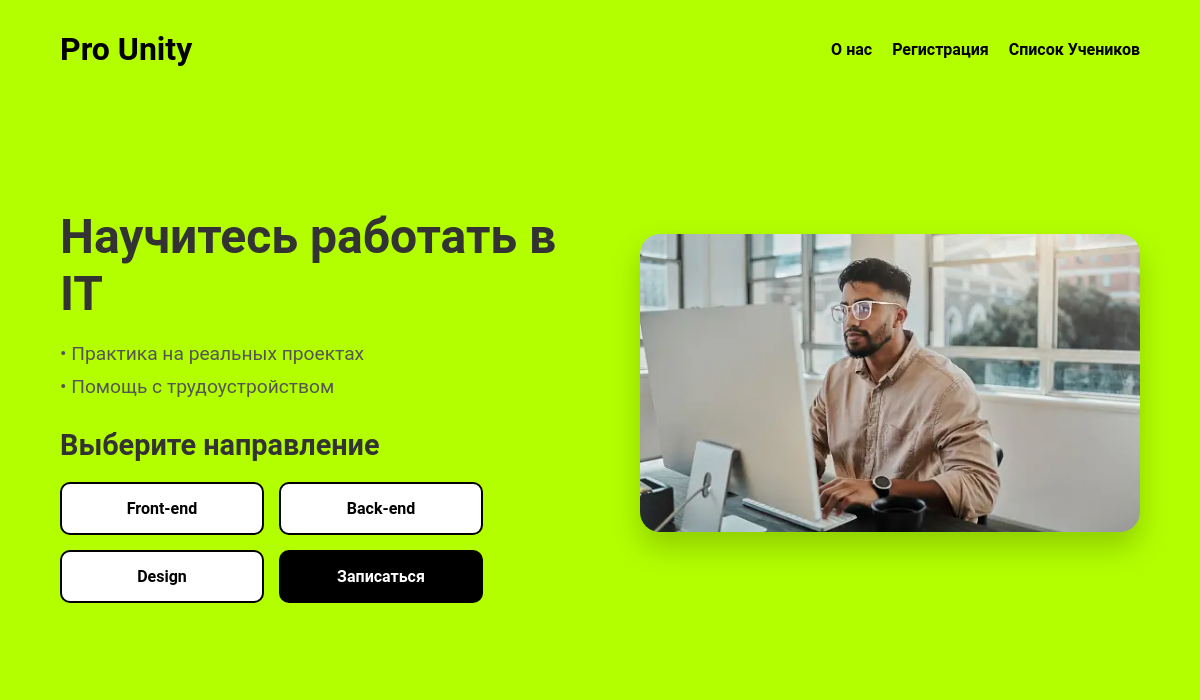
The page / on the database its author committed.
### app/models.py (models this page shows, shortened)
class Category(models.Model):
    title = models.CharField(max_length=255)
    slug = models.SlugField(unique=True)
    def get_absolute_url(self):
        return reverse('category_detail_url',kwargs={'slug':self.slug})

### app/views.py (the view)
# urls.py: path('', index, name='index'),
def index(request):
    course = Course.objects.all()
    category = Category.objects.all()
    return render(request,'index.html' ,{'course':course,'category':category})

### app/templates/index.html (shortened to what this page needs)
{% extends 'base.html' %}
{% load static %}
    {% block css %} <link rel="stylesheet" href="{% static 'index.css' %}">{% endblock %}
        {% block register %}
        <main>
            <section class="hero">
                <div class="container">
                    <div class="hero-text">
                        <h2>Научитесь работать в IT</h2>
                        <p>• Практика на реальных проектах</p>
                        <p>• Помощь с трудоустройством</p>
                        <h3>Выберите направление</h3>
                        <div class="directions">
                        {% for item in category %}
                            <a href="{{item.get_absolute_url}}" class="direction-btn">{{item.title}}</a>
                        {% endfor %}
                            <a href="{% url 'register' %}" class="direction-btn all-courses">Записаться</a>
                        </div>
                    </div>
                    <div class="hero-image">
                        <img src="{% static 'img/img.webp' %}" alt="Student">
                    </div>
                </div>
            </section>
        </main>
        {% endblock %}

### static/base.css (style rules this page uses)
body { font-family: 'Roboto', sans-serif; margin: 0; padding: 0; background-color: #b3ff00; }
.container { width: 90%; margin: 0 auto; display: flex; justify-content: space-between; align-items: center; padding: 10px 0; }

### static/index.css (style rules this page uses)
body { font-family: 'Roboto', sans-serif; margin: 0; padding: 0; background-color: #b3ff00; }
.container { width: 90%; margin: 0 auto; display: flex; justify-content: space-between; align-items: center; padding: 10px 0; }
.hero { display: flex; align-items: center; background-color: #b3ff00; padding: 60px 0; }
.hero-text { max-width: 50%; padding-right: 20px; }
.hero-text h2 { font-size: 3em; color: #333; margin-bottom: 20px; }
.hero-text p { font-size: 1.2em; color: #555; margin: 10px 0; }
.hero-text h3 { font-size: 1.8em; color: #333; margin: 30px 0 20px; }
.directions { display: flex; flex-wrap: wrap; gap: 15px; }
.direction-btn { padding: 15px 25px; background-color: #fff; border: 2px solid #000; color: #000; text-decoration: none; font-weight: bold; border-radius: 10px; transition: background-color 0.3s, color 0.3s; display: flex; align-items: center; justify-content: center; min-width: 150px; }
.all-courses { background-color: #000; color: #fff; }
.hero-image img { width: 100%; max-width: 500px; border-radius: 20px; box-shadow: 0 15px 30px rgba(0, 0, 0, 0.2); transition: transform 0.3s, box-shadow 0.3s; }

### rows shown on the page
Category: title "Front-end"
Category: title "Back-end"
Category: title "Design"
